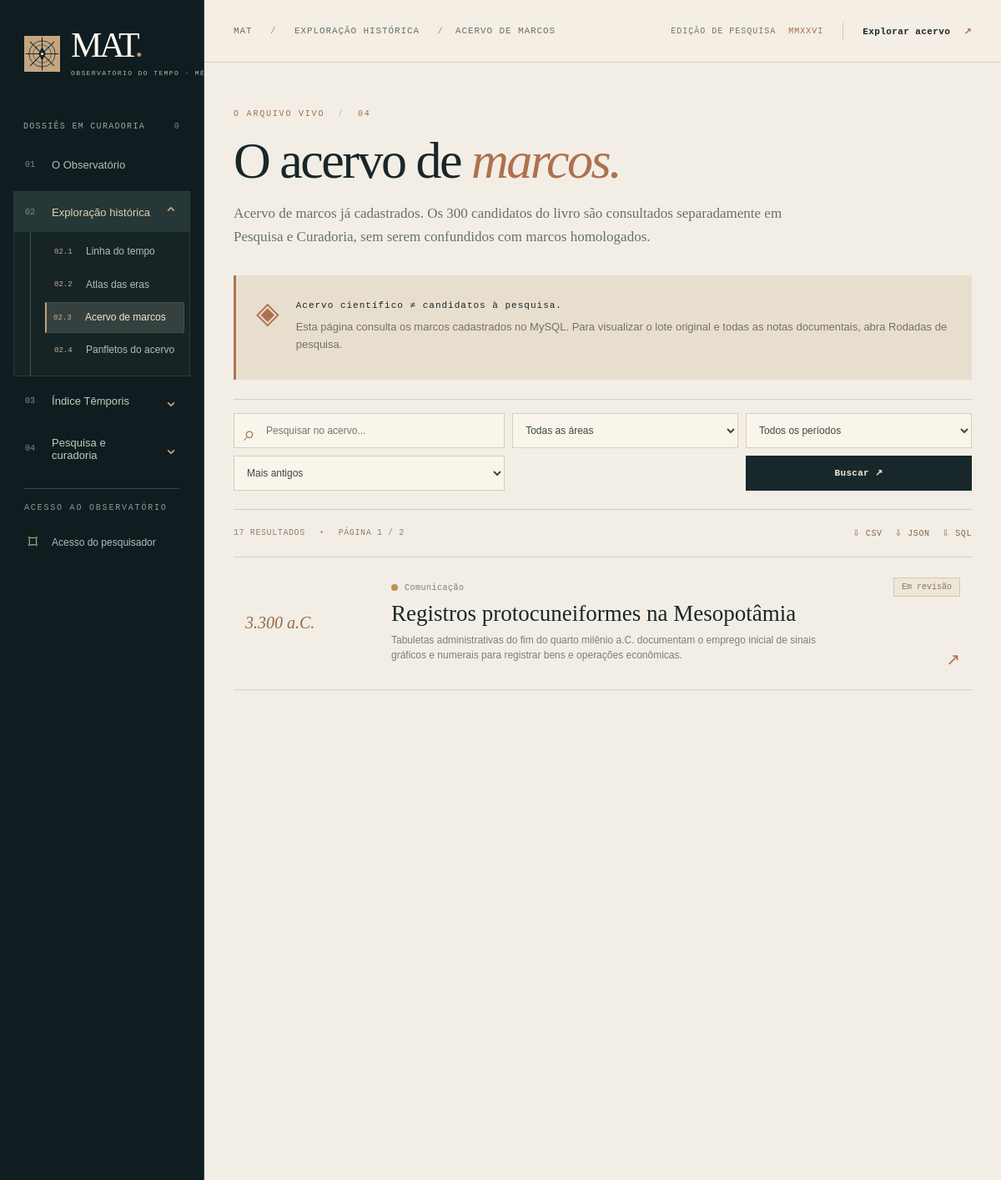
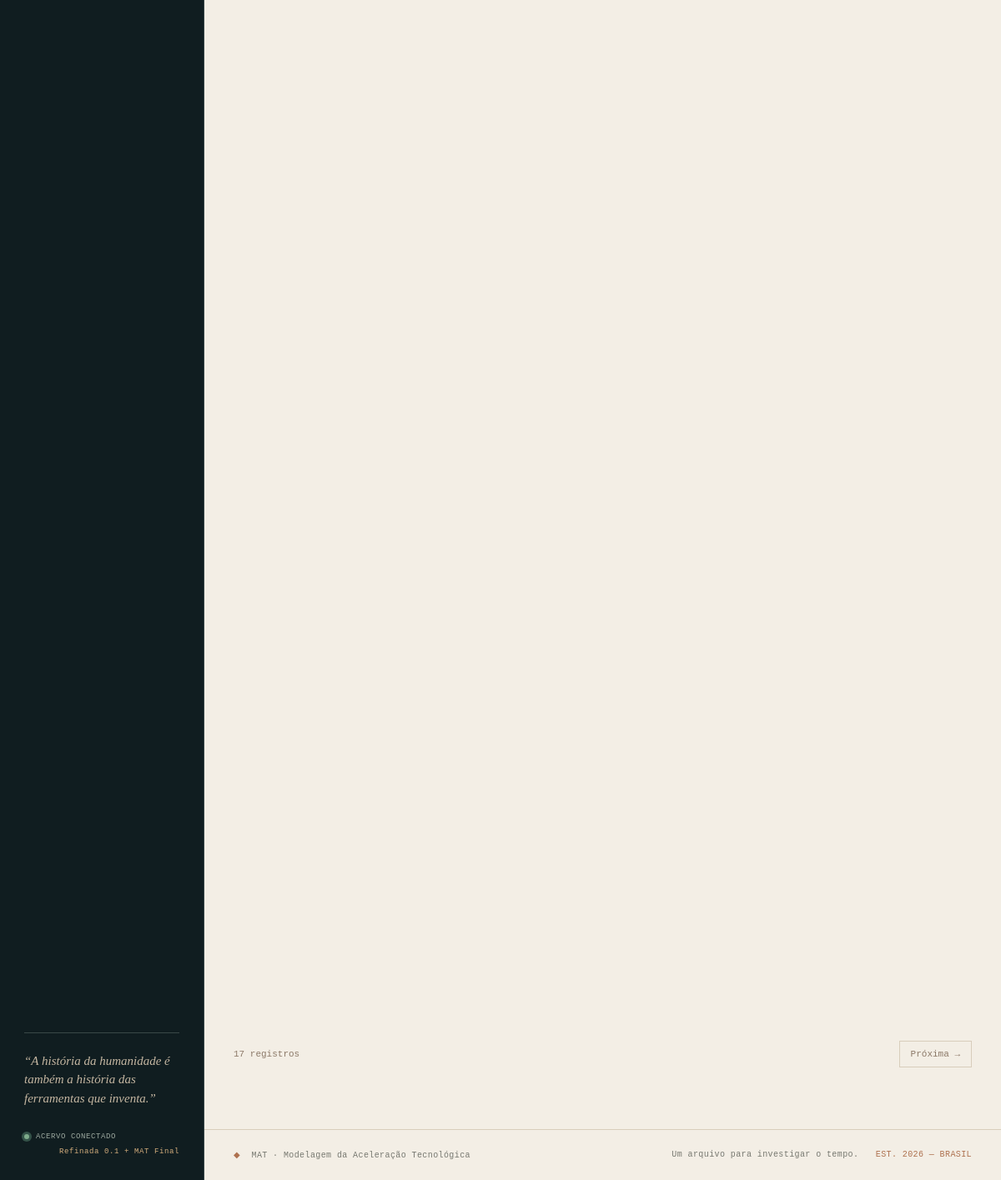
Page /index.php?page=acervo on the committed database (2 pictures, top to bottom).
### tables this page shows
CREATE TABLE IF NOT EXISTS marcos (
 id INT UNSIGNED AUTO_INCREMENT PRIMARY KEY,
 titulo VARCHAR(250) NOT NULL,
 ano INT NOT NULL,
 ano_fim INT DEFAULT NULL,
 precisao_data ENUM('exata','aproximada','intervalo','incerta') NOT NULL DEFAULT 'aproximada',
 periodo VARCHAR(90) NOT NULL,
 categoria VARCHAR(90) NOT NULL DEFAULT 'Outros',
 descricao TEXT NOT NULL,
 detalhes MEDIUMTEXT DEFAULT NULL,
 local VARCHAR(180) DEFAULT NULL,
 civilizacao VARCHAR(180) DEFAULT NULL,
 criador VARCHAR(180) DEFAULT NULL,
 fonte VARCHAR(350) DEFAULT NULL,
 referencia_url VARCHAR(650) DEFAULT NULL,
 fonte_pagina VARCHAR(90) DEFAULT NULL,
 criterio_inclusao TEXT DEFAULT NULL,
 etiquetas VARCHAR(400) DEFAULT NULL,
 imagem_url VARCHAR(650) DEFAULT NULL,
 impacto DECIMAL(3,1) DEFAULT NULL,
 confiabilidade DECIMAL(3,1) DEFAULT NULL,
 fator_fundacional DECIMAL(3,2) DEFAULT NULL,
 status ENUM('demonstracao','importado','pendente','aprovado','rejeitado') NOT NULL DEFAULT 'pendente',
 natureza VARCHAR(40) NOT NULL DEFAULT 'nao_classificado',
 sugestao_elegibilidade ENUM('sim','nao','revisar') NOT NULL DEFAULT 'revisar',
 elegibilidade_temporis ENUM('sim','nao','revisar') NOT NULL DEFAULT 'revisar',
 motivo_escopo TEXT DEFAULT NULL,
 escopo_revisado TINYINT(1) NOT NULL DEFAULT 0,
 classificador_versao VARCHAR(40) DEFAULT NULL,
 scope_score INT NOT NULL DEFAULT 0,
 scope_confidence VARCHAR(12) NOT NULL DEFAULT 'baixa',
 incluir_temporis TINYINT(1) NOT NULL DEFAULT 0,
 fonte_id INT UNSIGNED DEFAULT NULL,
 import_item_id INT UNSIGNED DEFAULT NULL,
 criado_em TIMESTAMP DEFAULT CURRENT_TIMESTAMP,
 atualizado_em TIMESTAMP DEFAULT CURRENT_TIMESTAMP ON UPDATE CURRENT_TIMESTAMP,
 INDEX idx_marcos_ano(ano), INDEX idx_marcos_periodo(periodo),
 INDEX idx_marcos_categoria(categoria), INDEX idx_marcos_status(status),
 UNIQUE KEY uq_marco_titulo_ano(titulo,ano),
 CONSTRAINT fk_marcos_fontes FOREIGN KEY(fonte_id) REFERENCES fontes(id) ON DELETE SET NULL
);

### index.php (called while the page is built, shortened)
<?php
require __DIR__.'/app/bootstrap.php';
require __DIR__.'/views/header.php';
$view = match ($page) {
    'temporis' => 'temporis_final',
    'temporis_reformulado' => 'temporis',
    default => $page,
};
require __DIR__.'/views/'.$view.'.php';
require __DIR__.'/views/footer.php';

### app/bootstrap.php (called while the page is built, shortened)
<?php
require_once __DIR__ . '/database.php';
require_once __DIR__ . '/repository.php';
function h(?string $str): string { return htmlspecialchars((string)($str ?? ''), ENT_QUOTES | ENT_SUBSTITUTE, 'UTF-8'); }
function mat_url(string $page = 'observatorio', array $params = []): string { return 'index.php?' . http_build_query(['page'=>$page] + $params); }
function yfmt(int $year): string { return $year < 0 ? number_format(abs($year),0,',','.') . ' a.C.' : $year . ' d.C.'; }
function short_num(float|int $n): string { return number_format((float)$n, 0, ',', '.'); }
function cat_tone(string $category): string {
    return match($category) {
        'Comunicação'=>'tone-amber', 'Computação'=>'tone-indigo', 'Energia'=>'tone-rust',
        'Medicina'=>'tone-green', 'Engenharia'=>'tone-blue', 'Ciência'=>'tone-cyan',
        default=>'tone-muted'
    };
}
function status_text(string $status): string { return match($status) { 'aprovado'=>'Validado', 'pendente'=>'Em revisão', 'importado'=>'Importado', 'demonstracao'=>'Exemplo', 'rejeitado'=>'Excluído', default=>$status }; }

### app/database.php (called while the page is built, shortened)
<?php
function db(): ?PDO {
    static $loaded = false, $pdo = null;
    if ($loaded) return $pdo;
    $loaded = true;
    try {
        $pdo = new PDO(
            'mysql:host=' . cfg('db_host') . ';port=' . (int)cfg('db_port',3306) . ';dbname=' . cfg('db_name') . ';charset=utf8mb4',
            (string)cfg('db_user'), (string)cfg('db_pass'),
            [PDO::ATTR_ERRMODE=>PDO::ERRMODE_EXCEPTION, PDO::ATTR_DEFAULT_FETCH_MODE=>PDO::FETCH_ASSOC,
            PDO::ATTR_EMULATE_PREPARES=>false, PDO::ATTR_TIMEOUT=>2]
        );
        $pdo->query('SELECT COUNT(*) FROM marcos')->fetchColumn();
    } catch (Throwable $e) { error_log('MAT: Banco indisponivel: '. $e->getMessage()); $pdo = null; }
    return $pdo;
}

### app/repository.php (called while the page is built, shortened)
<?php
function get_categories(): array {
    $base=['Comunicação','Computação','Energia','Engenharia','Medicina','Ciência','Transporte','Materiais','Agricultura','Outros'];
    $found=db()->query('SELECT DISTINCT categoria FROM marcos ORDER BY categoria LIMIT 200')->fetchAll(PDO::FETCH_COLUMN);
    return array_values(array_unique(array_merge($base,array_filter($found,fn($c)=>trim((string)$c)!==''))));
}
function get_markers(array $filter=[], int $page=1, int $perPage=12): array {
    $pdo=db(); $page=max(1,$page);$perPage=max(1,min(100,$perPage));$offset=($page-1)*$perPage;
    $where=["status <> 'demonstracao'"];$params=[];
    $condition=$where?'WHERE '.implode(' AND ',$where):'';
    $stmt=$pdo->prepare('SELECT COUNT(*) FROM marcos '.$condition);$stmt->execute($params);$total=(int)$stmt->fetchColumn();
    $sort=($filter['ordem']??'ano_asc') === 'ano_desc' ? 'ano DESC, id DESC' : 'ano ASC, id ASC';
    $stmt=$pdo->prepare("SELECT * FROM marcos $condition ORDER BY $sort LIMIT :limit OFFSET :offset");
    $stmt->bindValue(':limit',$perPage,PDO::PARAM_INT);$stmt->bindValue(':offset',$offset,PDO::PARAM_INT);$stmt->execute();
    return ['rows'=>$stmt->fetchAll(),'total'=>$total,'page'=>$page,'pages'=>max(1,(int)ceil($total/$perPage))];
}

### views/acervo.php (the view, shortened to what this page needs)
<?php $filter=['q'=>trim((string)($_GET['q']??'')),'categoria'=>(string)($_GET['categoria']??''),'periodo'=>(string)($_GET['periodo']??''),'status'=>(string)($_GET['status']??''),'ordem'=>(string)($_GET['ordem']??'ano_asc')];$pg=max(1,(int)($_GET['p']??1));$found=get_markers($filter,$pg,12); ?>
<header class="page-heading page-heading-slim"><div class="section-overline">O ARQUIVO VIVO <span class="overline-sep">/</span> 04</div><h1>O acervo de <em>marcos.</em></h1><p>Acervo de marcos já cadastrados. Os 300 candidatos do livro são consultados separadamente em Pesquisa e Curadoria, sem serem confundidos com marcos homologados.</p></header>
<div class="lab-alert"><span class="lab-symbol">◈</span><div><strong>Acervo científico ≠ candidatos à pesquisa.</strong><p>Esta página consulta os marcos cadastrados no MySQL. Para visualizar o lote original e todas as notas documentais, abra <a href="<?=mat_url('rodadas')?>">Rodadas de pesquisa</a>.</p></div></div>
<form class="archive-filter" method="get" action="index.php"><input type="hidden" name="page" value="acervo">
 <label class="search-wrap"><span>⌕</span><input name="q" value="<?=h($filter['q'])?>" placeholder="Pesquisar no acervo..." aria-label="Pesquisar"></label>
 <select name="categoria" aria-label="Área"><option value="">Todas as áreas</option><?php foreach(get_categories() as $c):?><option value="<?=h($c)?>" <?=$filter['categoria']===$c?'selected':''?>><?=h($c)?></option><?php endforeach;?></select>
 <select name="periodo" aria-label="Período"><option value="">Todos os períodos</option></select>
 <select name="ordem" aria-label="Ordem"><option value="ano_asc" <?=$filter['ordem']==='ano_asc'?'selected':''?>>Mais antigos</option></select>
 <button class="btn btn-dark btn-filter" type="submit">Buscar ↗</button>
</form>
<div class="archive-subhead"><span><?=short_num($found['total'])?> RESULTADOS <i>•</i> PÁGINA <?=$found['page']?> / <?=$found['pages']?></span><div><?php if(is_admin()):?><a href="<?=mat_url('editar')?>">＋ NOVO DOSSIÊ</a><?php endif;?><a href="export.php?format=csv">⇩ CSV</a><a href="export.php?format=json">⇩ JSON</a><a href="export.php?format=sql">⇩ SQL</a></div></div>
<div class="archive-list">
<?php foreach($found['rows'] as $m):?><a href="<?=mat_url('marco',['id'=>$m['id']])?>" class="archive-item"><span class="archive-year"><?=yfmt((int)$m['ano'])?></span><div class="archive-core"><span class="arch-category"><span class="category-dot <?=cat_tone((string)$m['categoria'])?>"></span><?=h($m['categoria'])?></span><h2><?=h($m['titulo'])?></h2><p><?=h($m['descricao'])?></p></div><div class="archive-meta"><span class="status-pill <?=$m['status']==='aprovado'?'valid':''?>"><?=status_text($m['status'])?></span><span class="archive-forward">↗</span></div></a><?php endforeach;?>
<?php if(!$found['rows']):?><div class="empty-box">Nenhum registro para esses filtros. <a href="<?=mat_url('acervo')?>">Limpar pesquisa ↗</a></div><?php endif;?></div>
<div class="pagination"><span><?=short_num($found['total'])?> registros</span><div><?php if($pg<$found['pages']):?><a href="<?=mat_url('acervo',array_merge($filter,['p'=>$pg+1]))?>">Próxima →</a><?php endif;?></div></div>

### rows in the picture
marcos: ano "3.300 a.C.", categoria "Comunicação", titulo "Registros protocuneiformes na Mesopotâmia", descricao "Tabuletas administrativas do fim do quarto milênio a.C. documentam o emprego inicial de sinais gráficos e numerais para registrar bens e operações econômicas.", status "Em revisão"

### other values in the picture
short_num($matRailCount) "0"
$matBreadcrumbGroup "EXPLORAÇÃO HISTÓRICA"
$pageLabels[$page] "ACERVO DE MARCOS"
short_num($found['total']) "17"
$found['page'] "1"
$found['pages'] "2"
